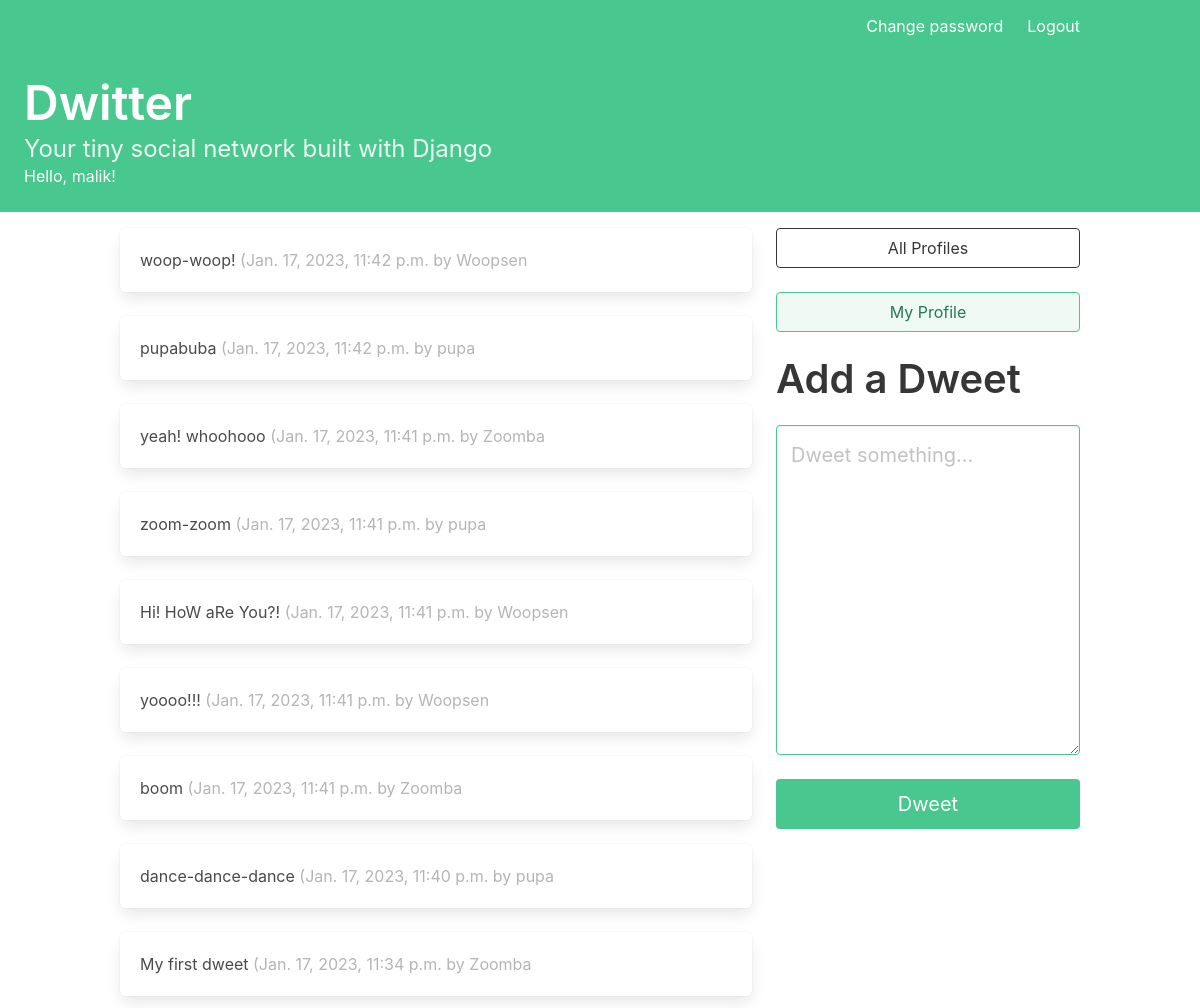
The app's page / (signed in), older data.
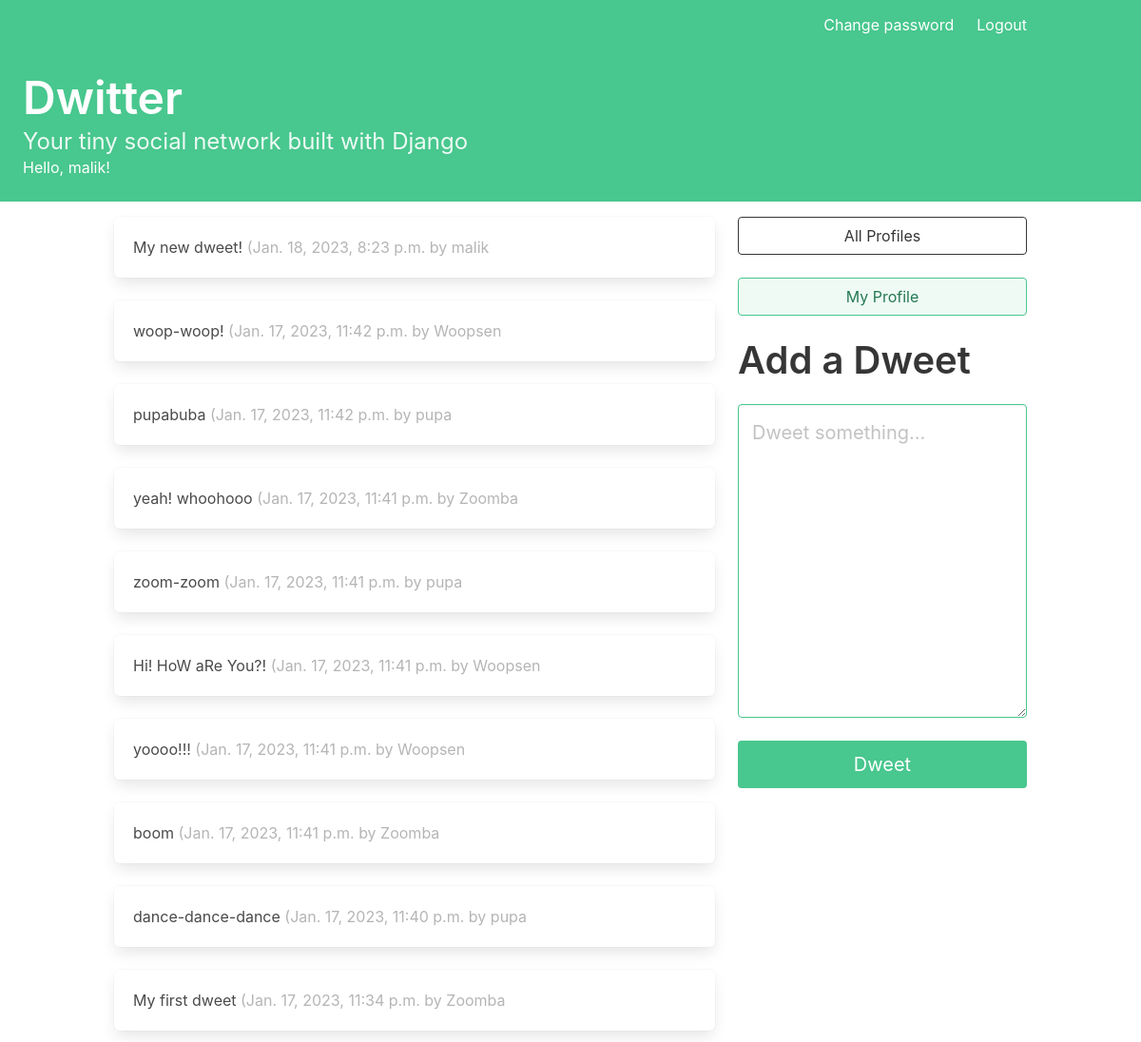
The same page, newer data.
### dwitter/models.py (models this page shows, shortened)
class Dweet(models.Model):
    user = models.ForeignKey(
        User,
        on_delete=models.DO_NOTHING,
        related_name='dweets'
    )
    body = models.CharField(max_length=140)
    created_at = models.DateTimeField(auto_now_add=True)

### dwitter/views.py (the view)
# urls.py: path('', dashboard, name='dashboard'),
def dashboard(request):
    form = DweetForm(request.POST or None)
    if request.method == "POST":
        if form.is_valid():
            dweet = form.save(commit=False)
            dweet.user = request.user
            dweet.save()
            return redirect("dwitter:dashboard")
    if request.user.is_authenticated:
        followed_dweets = Dweet.objects.filter(
            user__profile__in=request.user.profile.follows.all()
        ).order_by("-created_at")
        return render(
            request,
            "dwitter/dashboard.html",
            {"form": form, "dweets": followed_dweets},)
    else:
        return render(
            request,
            "dwitter/dashboard.html",
            {"form": form, })

### dwitter/forms.py
class DweetForm(forms.ModelForm):
    body = forms.CharField(
        required=True,
        widget=forms.widgets.Textarea(
            attrs={
                "placeholder": "Dweet something...",
                "class": "textarea is-success is-medium",
            }
        ),
        label="",
    )
    class Meta:
        model = Dweet
        exclude = ("user", )

### dwitter/templates/dwitter/dashboard.html (shortened to what this page needs)
{% extends 'base.html' %}
{% block content %}
<div class="column">
    {% if user.is_authenticated %}
    {% for dweet in dweets %}
        <div class="box">
            {{dweet.body}}
            <span class="is-small has-text-grey-light">
                ({{ dweet.created_at }} by {{ dweet.user.username }}
            </span>
        </div>
    {% endfor %}
    {% endif %}
</div>
<div class="column is-one-third">
    <div class="block">
        <a href="{% url 'dwitter:profile_list' %} ">
            <button class="button is-dark is-outlined is-fullwidth">
                All Profiles
            </button>
        </a>
    </div>
    <div class="block">
        {% if user.is_authenticated %}
            <a href="{% url 'dwitter:profile' request.user.profile.id %} ">
                <button class="button is-success is-light is-outlined is-fullwidth">
                    My Profile
                </button>
            </a>
        {% endif %}
    </div>
    <div class="block">
        {% if user.is_authenticated %}
        <div class="block">
            <p class="title is-2">Add a Dweet</p>
        </div>
        <div class="block">
            <form method="post">
                {{ form.as_p }}
                <button class="button is-success is-fullwidth is-medium mt-5"
                        type="submit">Dweet
                </button>
            </form>
        </div>
        {% endif %}
    </div>
</div>
{% endblock content %}

### dwitter/templates/base.html (shortened to what this page needs)
<!DOCTYPE html>
<html lang="en">
<head>
    <link rel="stylesheet"
          href="https://cdn.jsdelivr.net/npm/bulma@0.9.3/css/bulma.min.css">
</head>
<body>
    <a href="{% url 'dwitter:dashboard' %} ">
    <section class="hero is-small is-success mb-4">
        <div class="hero-head">
            <nav class="navbar">
              <div class="container">
                <div id="navbarMenuHeroA" class="navbar-menu">
                  <div class="navbar-end">
                    {% if user.is_authenticated %}
                        <a class="navbar-item" href="{% url 'dwitter:password_change' %}">Change password</a>
                        <a class="navbar-item" href="{% url 'dwitter:logout' %}">Logout</a>
                    {% else %}
                      <a class="navbar-item" href="{% url 'dwitter:register' %}">Register</a>
                      <a class="navbar-item" href="{% url 'dwitter:login' %}">Login</a>
                    {% endif %}
                  </div>
                </div>
              </div>
            </nav>
          </div>
        <div class="hero-body">
            <h1 class="title is-1">
                <a href="{% url 'dwitter:dashboard' %}">Dwitter</a>
            </h1>
            <p class="subtitle is-4">
                Your tiny social network built with Django
            </p>
            Hello, {{ user.username|default:'Guest' }}!
        </div>
    </section>
    </a>
    <div class="container">
        <div class="columns">
            {% block content %}
            {% endblock content %}
        </div>
    </div>
</body>
</html>

Row changes from the older to the newer data that the page shows:
added Dweet: body "My new dweet!", created_at "Jan. 18, 2023, 8:23 p.m.", user.username "malik"
